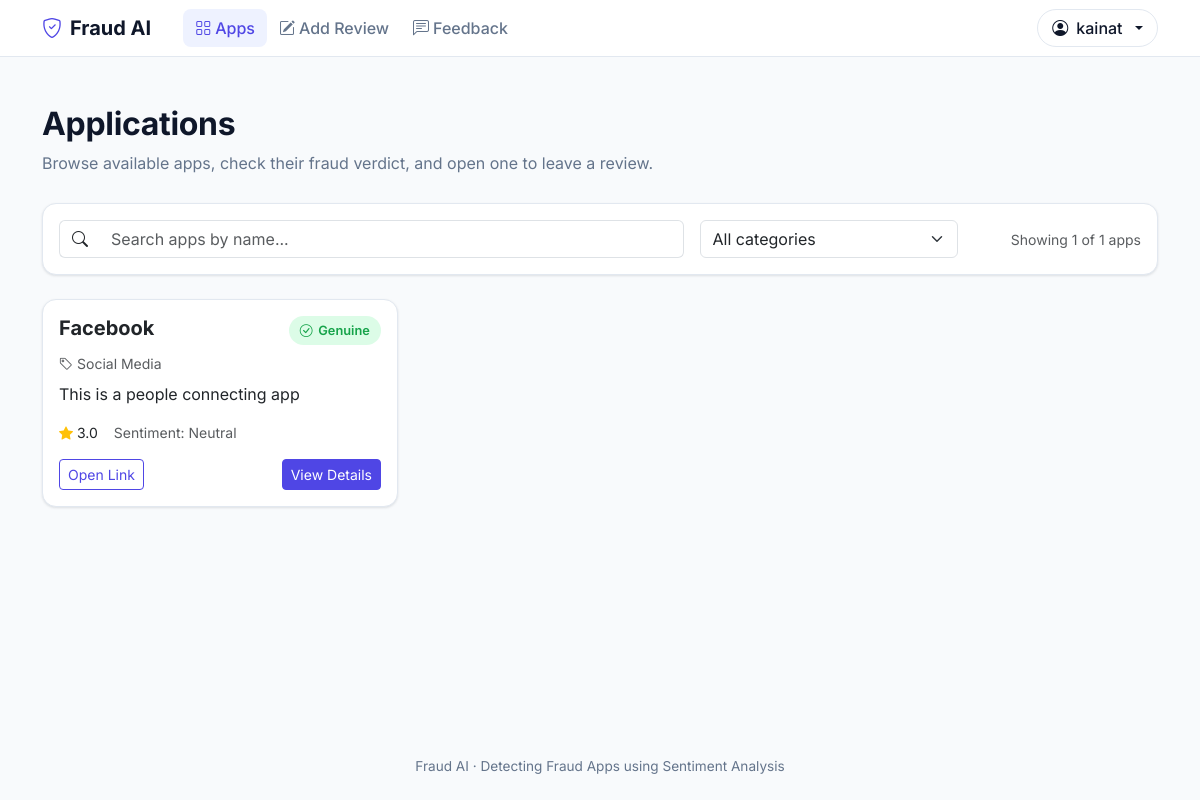
Page /apps (signed in) on the committed database.
### tables this page shows
CREATE TABLE apps(
    id INTEGER PRIMARY KEY AUTOINCREMENT,
    name TEXT,
    category TEXT,
    review TEXT,
    sentiment TEXT,
    rating REAL
, link TEXT, description TEXT, image_url TEXT, status TEXT DEFAULT 'Unreviewed');

### app.py (the view)
@app.route('/apps')
@require_login
def apps():
    conn = db()
    app_rows = conn.execute("SELECT * FROM apps ORDER BY id DESC").fetchall()
    categories = [
        row[0] for row in conn.execute("SELECT DISTINCT category FROM apps WHERE category IS NOT NULL AND category != '' ORDER BY category")
    ]
    conn.close()
    return render_template("apps.html", apps=app_rows, categories=categories)

### app.py (called while the page is built)
def db():
    conn = sqlite3.connect("database.db")
    conn.row_factory = sqlite3.Row
    return conn

def require_login(view):
    @wraps(view)
    def wrapped(*args, **kwargs):
        if not session.get('user'):
            flash("Please log in to continue.")
            return redirect('/login')
        return view(*args, **kwargs)
    return wrapped

### templates/apps.html (shortened to what this page needs)
{% extends "base.html" %}
{% block content %}
<div class="container py-5">
    <div class="page-header">
        <h2>Applications</h2>
        <p class="mb-0">Browse available apps, check their fraud verdict, and open one to leave a review.</p>
    </div>
    <div class="card card-flat mb-4">
        <div class="card-body">
            <div class="row g-3 align-items-center">
                <div class="col-md-7">
                    <div class="input-group">
                        <span class="input-group-text bg-white border-end-0"><i class="bi bi-search"></i></span>
                        <input type="text" id="searchInput" class="form-control border-start-0" placeholder="Search apps by name...">
                    </div>
                </div>
                <div class="col-md-3">
                    <select id="categoryFilter" class="form-select">
                        <option value="">All categories</option>
                    </select>
                </div>
                <div class="col-md-2 text-md-end text-muted small" id="resultCount"></div>
            </div>
        </div>
    </div>
    {% if apps %}
    <div class="row g-4" id="appGrid">
        {% for app in apps %}
        <div class="col-md-6 col-lg-4 app-card-wrap"
             data-name="{{ app['name']|lower }}"
             data-category="{{ (app['category'] or '')|lower }}">
            <div class="card card-app h-100">
                <div class="card-body d-flex flex-column">
                    <div class="d-flex justify-content-between align-items-start mb-2">
                        <h5 class="fw-bold mb-0">{{ app['name'] }}</h5>
                        {% if app['status'] == 'Fraud' %}
                        <span class="pill pill-danger"><i class="bi bi-exclamation-triangle"></i> Fraud</span>
                        {% elif app['status'] == 'Genuine' %}
                        <span class="pill pill-success"><i class="bi bi-check-circle"></i> Genuine</span>
                        {% else %}
                        <span class="pill pill-neutral">Unreviewed</span>
                        {% endif %}
                    </div>
                    <p class="text-muted small mb-2"><i class="bi bi-tag me-1"></i>{{ app['category'] }}</p>
                    <p class="mb-3 flex-grow-1">{{ app['description'] or 'No description provided.' }}</p>
                    <div class="d-flex align-items-center gap-3 mb-3 small">
                        <span><i class="bi bi-star-fill text-warning me-1"></i>{{ app['rating'] or '0.0' }}</span>
                        <span class="text-muted">Sentiment: {{ app['sentiment'] or 'Neutral' }}</span>
                    </div>
                    <div class="d-flex gap-2 mt-auto">
                        {% if app['link'] %}
                        <a href="{{ app['link'] }}" target="_blank" class="btn btn-outline-primary btn-sm">Open Link</a>
                        {% endif %}
                        <a href="/apps/{{ app['id'] }}" class="btn btn-primary btn-sm ms-auto">View Details</a>
                    </div>
                </div>
            </div>
        </div>
        {% endfor %}
    </div>
    {% else %}
    <div class="empty-state">
        <i class="bi bi-inbox"></i>
        No apps have been added yet.
    </div>
    {% endif %}
</div>
{% endblock %}

### static/style.css (style rules this page uses)
:root { --bg: #f8fafc; --surface: #ffffff; --surface-alt: #f1f5f9; --border: #e2e8f0; --text: #0f172a; --text-muted: #64748b; --primary: #4f46e5; --primary-hover: #4338ca; --primary-soft: #eef2ff; --success: #16a34a; --success-soft: #dcfce7; --danger: #dc2626; --danger-soft: #fee2e2; --warning: #b45309; --warning-soft: #fef3c7; --neutral-soft: #e2e8f0; --radius-sm: 8px; --radius: 14px; --shadow: 0 1px 3px rgba(15, 23, 42, 0.08), 0 1px 2px rgba(15, 23, 42, 0.04); --shadow-md: 0 8px 24px rgba(15, 23, 42, 0.08); }
body { background: var(--bg); color: var(--text); font-family: "Inter", "Segoe UI", system-ui, -apple-system, sans-serif; min-height: 100vh; display: flex; flex-direction: column; }
a { text-decoration: none; }
.page-header { margin-bottom: 1.75rem; }
.page-header h1, .page-header h2 { font-weight: 700; letter-spacing: -0.01em; }
.page-header p { color: var(--text-muted); }
.card-app { background: var(--surface); border: 1px solid var(--border); border-radius: var(--radius); box-shadow: var(--shadow); transition: box-shadow 0.15s ease, transform 0.15s ease; }
.card-flat { background: var(--surface); border: 1px solid var(--border); border-radius: var(--radius); box-shadow: var(--shadow); }
.btn-primary { background: var(--primary); border-color: var(--primary); }
.btn-outline-primary { color: var(--primary); border-color: var(--primary); }
.pill { display: inline-flex; align-items: center; gap: 0.35rem; padding: 0.3rem 0.7rem; border-radius: 999px; font-size: 0.8rem; font-weight: 600; }
.pill-success { background: var(--success-soft); color: var(--success); }

### rows in the picture
apps: name "Facebook", status "Genuine" (drawn), category "Social Media", description "This is a people connecting app", rating "3.0", sentiment "Neutral"

### other values in the picture
{{ session.get('user') }} "kainat"
